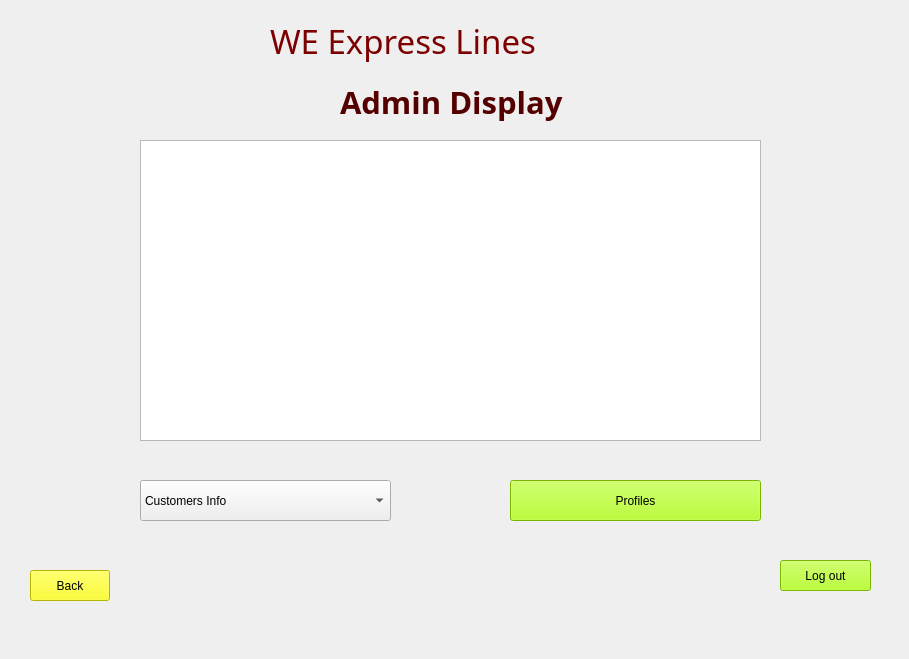
    <widget class="QWidget" name="Admin_display">
     <widget class="QLabel" name="label_134">
      <property name="geometry">
       <rect>
        <x>0</x>
        <y>0</y>
        <width>900</width>
        <height>650</height>
       </rect>
      </property>
      <property name="text">
       <string/>
      </property>
      <property name="pixmap">
       <pixmap>C:/Users/USER/OneDrive/Pictures/working_picture/bus.jpg</pixmap>
      </property>
      <property name="scaledContents">
       <bool>true</bool>
      </property>
     </widget>
     <widget class="QLabel" name="label_135">
      <property name="geometry">
       <rect>
        <x>270</x>
        <y>10</y>
        <width>411</width>
        <height>61</height>
       </rect>
      </property>
      <property name="font">
       <font>
        <family>Ravie</family>
        <pointsize>25</pointsize>
        <italic>false</italic>
        <bold>false</bold>
        <kerning>true</kerning>
       </font>
      </property>
      <property name="autoFillBackground">
       <bool>false</bool>
      </property>
      <property name="styleSheet">
       <string notr="true">color: rgb(125, 0, 0);

background-color: rgba(0,0,0,0);
font: 25pt &quot;Ravie&quot;;</string>
      </property>
      <property name="frameShape">
       <enum>QFrame::NoFrame</enum>
      </property>
      <property name="frameShadow">
       <enum>QFrame::Plain</enum>
      </property>
      <property name="text">
       <string>WE Express Lines</string>
      </property>
      <property name="textFormat">
       <enum>Qt::AutoText</enum>
      </property>
      <property name="scaledContents">
       <bool>false</bool>
      </property>
      <property name="wordWrap">
       <bool>false</bool>
      </property>
     </widget>
     <widget class="QLabel" name="label_142">
      <property name="geometry">
       <rect>
        <x>340</x>
        <y>80</y>
        <width>231</width>
        <height>41</height>
       </rect>
      </property>
      <property name="font">
       <font>
        <family>Rockwell</family>
        <pointsize>23</pointsize>
        <italic>false</italic>
        <bold>true</bold>
        <underline>true</underline>
        <kerning>true</kerning>
       </font>
      </property>
      <property name="autoFillBackground">
       <bool>false</bool>
      </property>
      <property name="styleSheet">
       <string notr="true">color: rgb(85, 0, 0);

background-color: rgba(0,0,0,0);
font: 700 23pt &quot;Rockwell&quot;;
</string>
      </property>
      <property name="frameShape">
       <enum>QFrame::NoFrame</enum>
      </property>
      <property name="frameShadow">
       <enum>QFrame::Plain</enum>
      </property>
      <property name="text">
       <string>&lt;html&gt;&lt;head/&gt;&lt;body&gt;&lt;p&gt;&lt;span style=&quot; text-decoration:none;&quot;&gt;Admin Display&lt;/span&gt;&lt;/p&gt;&lt;/body&gt;&lt;/html&gt;</string>
      </property>
      <property name="textFormat">
       <enum>Qt::AutoText</enum>
      </property>
      <property name="scaledContents">
       <bool>false</bool>
      </property>
      <property name="wordWrap">
       <bool>false</bool>
      </property>
     </widget>
     <widget class="QComboBox" name="comboBox_for_profiles">
      <property name="geometry">
       <rect>
        <x>140</x>
        <y>480</y>
        <width>251</width>
        <height>41</height>
       </rect>
      </property>
      <property name="styleSheet">
       <string notr="true">font: 900 12pt &quot;Arial Black&quot;;
color: rgb(0, 0, 0);</string>
      </property>
      <item>
       <property name="text">
        <string>Customers Info</string>
       </property>
      </item>
      <item>
       <property name="text">
        <string>Job Applicants</string>
       </property>
      </item>
      <item>
       <property name="text">
        <string>Seat info</string>
       </property>
      </item>
      <item>
       <property name="text">
        <string>Driver info</string>
       </property>
      </item>
     </widget>
     <widget class="QPushButton" name="admin_display_back_button">
      <property name="geometry">
       <rect>
        <x>30</x>
        <y>570</y>
        <width>80</width>
        <height>31</height>
       </rect>
      </property>
      <property name="styleSheet">
       <string notr="true">font: 700 14pt &quot;Segoe UI&quot;;
color: rgb(0, 0, 0);
background-color: rgb(255, 255, 0);</string>
      </property>
      <property name="text">
       <string>Back</string>
      </property>
     </widget>
     <widget class="QPushButton" name="profile_button">
      <property name="geometry">
       <rect>
        <x>510</x>
        <y>480</y>
        <width>251</width>
        <height>41</height>
       </rect>
      </property>
      <property name="styleSheet">
       <string notr="true">font: 700 14pt &quot;Segoe UI&quot;;
color: rgb(0, 0, 0);
background-color: rgb(170, 255, 0);</string>
      </property>
      <property name="text">
       <string>Profiles</string>
      </property>
     </widget>
     <widget class="QPushButton" name="admin_display_logout_button">
      <property name="geometry">
       <rect>
        <x>780</x>
        <y>560</y>
        <width>91</width>
        <height>31</height>
       </rect>
      </property>
      <property name="styleSheet">
       <string notr="true">font: 700 14pt &quot;Segoe UI&quot;;
color: rgb(0, 0, 0);
background-color: rgb(170, 255, 0);</string>
      </property>
      <property name="text">
       <string>Log out</string>
      </property>
     </widget>
     <widget class="QTableView" name="tableView_profiles">
      <property name="geometry">
       <rect>
        <x>140</x>
        <y>140</y>
        <width>621</width>
        <height>301</height>
       </rect>
      </property>
      <property name="styleSheet">
       <string notr="true">font: 700 12pt &quot;Segoe UI&quot;;</string>
      </property>
     </widget>
    </widget>
